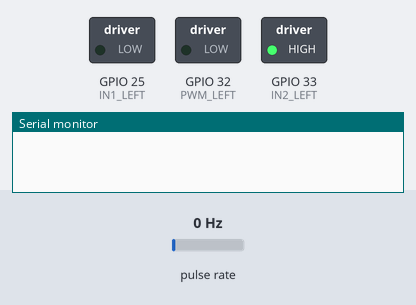
A program run on a simulated ESP32. On the bench: switched loads named in the program (green lamp = pin HIGH), the last lines printed to the serial monitor. Wiring (inferred from the names in the program): pulse sensor: data GPIO 4. Inputs (shaded band) come from the test bench; at power-on: pulse rate 0 Hz.

Above: at 0.1 s.
At 83.1 s:
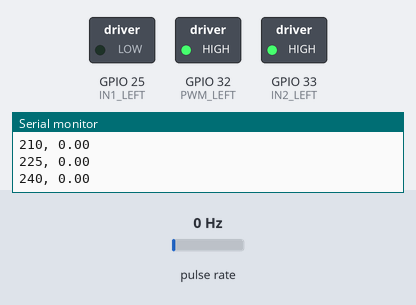
At 97.96 s:
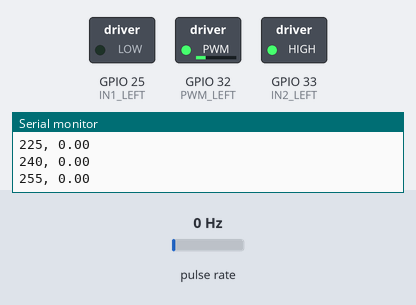
At 124.6 s:
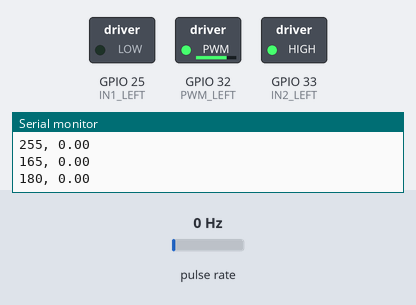
Timing chart, 0 to 126.1 s (numbered marks = the images above):
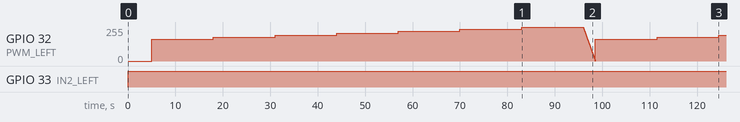

Measured:
- by itself, GPIO 33 (IN2_LEFT): LOW → HIGH at 0.00 s
- by itself, GPIO 32 (PWM_LEFT): 0/255 → 164/255 at 5.0 s, → 179/255 13.0 s later, → 194/255 13.0 s later, → 209/255 13.0 s later, … (264 changes in this stretch)

The program:

main.cpp
```cpp
#include <Arduino.h>
#include <config.h>
#include <speed.h>

float motorSpeed = 0.0;
uint32_t t = millis();

void motor(int vel);

void test()
{
  for (int i = 165; i <= 255; i += 15)
  {
    motor(i);

    delay(3000); // tempo para estabilizar

    resetAvg(); // limpa a média
    t = millis();

    while (millis() - t < 10000)
    {
      encoderLoop();
    }

    motorSpeed = getAvg();
    Serial.print(i);
    Serial.print(", ");
    Serial.println(motorSpeed);
  }
  for (int i = 255; i >= 0; i--)
  {
    motor(i);
    delay(10);
  }
}

void setup()
{
  Serial.begin(115200);

  // Configura o PWM
  ledcSetup(PWM_CHANNEL, PWM_FREQ, PWM_RESOLUTION);
  ledcAttachPin(PWM_LEFT, PWM_CHANNEL);

  pinMode(IN1_LEFT, OUTPUT);
  pinMode(IN2_LEFT, OUTPUT);
  digitalWrite(IN1_LEFT, LOW);
  digitalWrite(IN2_LEFT, HIGH);
  encoderSetup();
  t = millis();

  delay(5000); // Wait for 5 second before starting the motor
  test();

  digitalWrite(IN1_LEFT, LOW);
  digitalWrite(IN2_LEFT, HIGH);

  test();
}

void loop()
{
}

void motor(int vel)
{
  ledcWrite(PWM_CHANNEL, vel);
}
```

speed.h
```cpp
#ifndef SPEED_H
#define SPEED_H

#include <Arduino.h>
#include <config.h>

extern volatile uint32_t delta;

void encoderISR();
float calcSpeed();
void updateAvg(float newSpeed);
float getAvg();
void encoderSetup();
float encoderLoop();
void resetAvg();

#endif
```

speed.cpp
```cpp
#include <config.h>
#include <Arduino.h>
#include <speed.h>
#include <stdint.h>

volatile uint32_t lastPulseTime = 0, delta = 0;
volatile bool newPulse = false;

uint32_t lastSend = 0;

float speed = 0;

float speedHistory[MOVING_AVG_SIZE] = {0};
int historyIndex = 0;
bool historyFilled = false;

void IRAM_ATTR encoderISR()
{
    uint32_t now = micros();
    if (now - lastPulseTime > DEBOUNCE_US)
    {
        delta = now - lastPulseTime;
        lastPulseTime = now;
        newPulse = true;
    }
}

float calcSpeed()
{
    float f = 1e6 / (ENCODER_PPR * delta); // rad/s
    float rpm = f * 60;
    return rpm;
}

void updateAvg(float newSpeed)
{
    speedHistory[historyIndex] = newSpeed;
    historyIndex = (historyIndex + 1) % MOVING_AVG_SIZE;
    if (historyIndex == 0)
    {
        historyFilled = true;
    }
}

float getAvg()
{
    int count = historyFilled ? MOVING_AVG_SIZE : historyIndex;
    float sum = 0.0;
    for (int i = 0; i < count; i++)
    {
        sum += speedHistory[i];
    }
    return (count > 0) ? sum / count : 0.0;
}

void encoderSetup()
{
    lastPulseTime = micros();
    lastSend = micros();
    pinMode(ENCODER, INPUT);
    attachInterrupt(digitalPinToInterrupt(ENCODER), encoderISR, FALLING);
}

float encoderLoop()
{
    uint32_t now = micros();
    if (newPulse)
    {
        newPulse = false;
        if (delta > 0)
        {
            speed = calcSpeed();
        }
        updateAvg(speed);
    }

    else if ((now - lastPulseTime) > STOP_TIMEOUT)
    {
        speed = 0;
        updateAvg(speed);
    }

    return getAvg();
}

void resetAvg()
{
    for (int i = 0; i < MOVING_AVG_SIZE; i++)
    {
        speedHistory[i] = 0.0;
    }
    historyIndex = 0;
    historyFilled = false;
}
```

config.h
```cpp
#ifndef CONFIG_H
#define CONFIG_H

#define ENCODER 4

#define PWM_LEFT 32
#define IN1_LEFT 25
#define IN2_LEFT 33

#define ENCODER_PPR 10

#define MOVING_AVG_SIZE 10

#define STOP_TIMEOUT 100000  //500 ms em microssegundos
#define DEBOUNCE_US 17000 //17 ms

#define PWM_CHANNEL 0
#define PWM_FREQ 15000      // 5 kHz
#define PWM_RESOLUTION 8    // 8 bits -> duty 0-255

#endif // CONFIG_H
```
